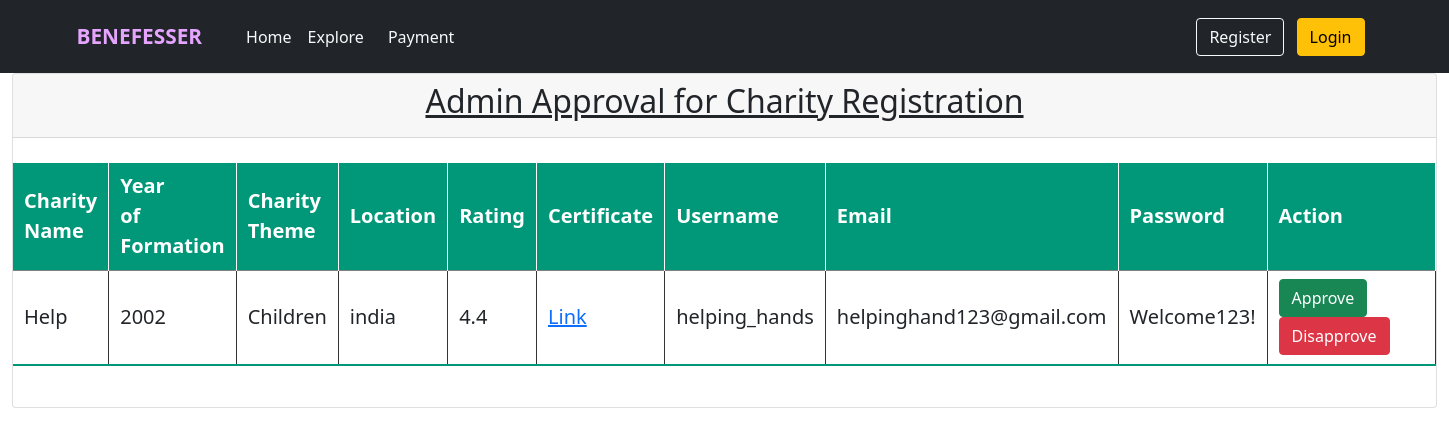
The page /AdminApprovalView/ on the database as committed earlier.
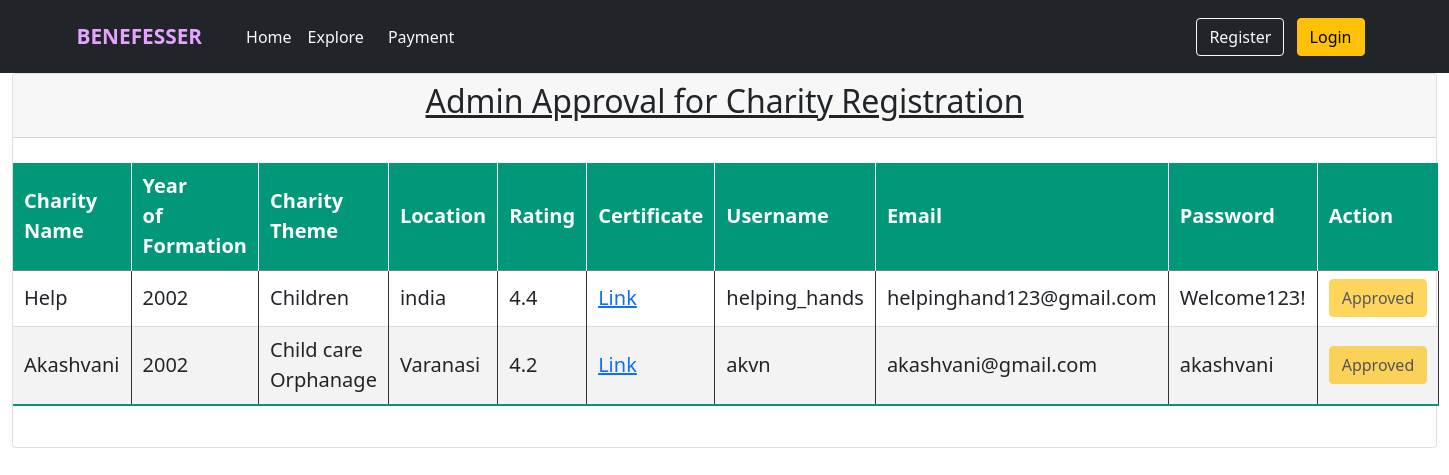
The same page on the database as committed later.
### explore/models.py (models this page shows, shortened)
class Charity(AbstractBaseUser):
    name = models.CharField(max_length=250)
    location = models.CharField(max_length=50)
    year = models.CharField(max_length=4)
    charity_theme = models.CharField(max_length=250)
    rating = models.DecimalField(max_digits=2, decimal_places=1)
    pic_link = models.CharField(max_length=1000)
    charity_id = models.CharField(max_length=7, )
    certificate = models.ImageField(upload_to="media", blank=True)
    username = models.CharField(max_length=100,primary_key=True)
    identifier = models.CharField(max_length=40)
    USERNAME_FIELD = 'identifier'
    email = models.EmailField()
    password1 = models.CharField(max_length=200)
    password2 = models.CharField(max_length=200)
    status = models.IntegerField(default=0)

### explore/views.py (the view)
# urls.py: path('AdminApprovalView/', views.admin_approval_view,
def admin_approval_view(request):
    registrations = Charity.objects.all()
    return render(request, 'adminapproval.html', {'registrations': registrations})

### templates/adminapproval.html (shortened to what this page needs)
<!doctype html>
<html lang="en">
<head>
    <link href="https://cdn.jsdelivr.net/npm/bootstrap@5.1.3/dist/css/bootstrap.min.css" rel="stylesheet"
>
</head>
<body>
{% include 'navbar.html' %}
  <section class="content">
    <div class="container-fluid">
      <div class="row">
        <div class="col-md-12">
          <div class="card card-primary">
            <div class="card-header">
              <header>
                <h2 class="card-title">
                  <center><u>Admin Approval for Charity Registration</u></center>
                </h2>
              </header>
            </div>
            <div class="table">
              <table class="content-table" cellpadding="10">
                <thead>
                  <tr>
                    <th>Charity <br />Name</th>
                    <th>
                      Year <br />of<br />
                      Formation
                    </th>
                    <th>Charity<br />Theme</th>
                    <th>Location</th>
                    <th>Rating</th>
                    <th>Certificate</th>
                    <th>Username</th>
                    <th>Email</th>
                    <th>Password</th>
                    <th>Action</th>
                  </tr>
                </thead>
                {% for charity in registrations %}
                <tr>
                  <td>{{ charity.name }}</td>
                  <td>{{ charity.year }}</td>
                  <td>{{ charity.charity_theme }}</td>
                  <td>{{ charity.location }}</td>
                  <td>{{ charity.rating }}</td>
                  <td><a href="{{ charity.certificate }}">Link</a></td>
                  <td>{{ charity.username }}</td>
                  <td>{{ charity.email }}</td>
                  <td>{{ charity.password1 }}</td>
                  <td>
                    {% if charity.status == 0 %}
                    <a
                      href="{% url 'Charity_approve_reg' charity_id=charity.name %}"
                      class="btn btn-success reply_open-modal" data-toggle="modal" data-target="#reply_modal"
                      >Approve</a
                    >
                    <a
                      class="btn btn-danger"
                      href="{% url 'Charity_disapprove_reg' charity_id=charity.name %}"
                      >Disapprove</a
                    >
                    {% elif charity.status == 1 %}
                    <button
                      class="btn btn-warning"
                      disabled="disabled"
                      data-toggle="modal"
                      data-target="#reply_modal"
                    >
                      Approved
                    </button>
                    {% endif %}
                  </td>
                </tr>
                {% endfor %}
              </table>
            </div>
          </div>
        </div>
      </div>
    </div>
  </section>
</body>
</html>

Rows that differ between the two databases and show on the page:
computed for Charity "Help": text "Approve Disapprove" → "Approved"
added Charity: name "Akashvani", year "2002", charity_theme "Child care Orphanage", location "Varanasi", rating "4.2", username "akvn", email "akashvani@gmail.com", password1 "akashvani", status "Approved"
